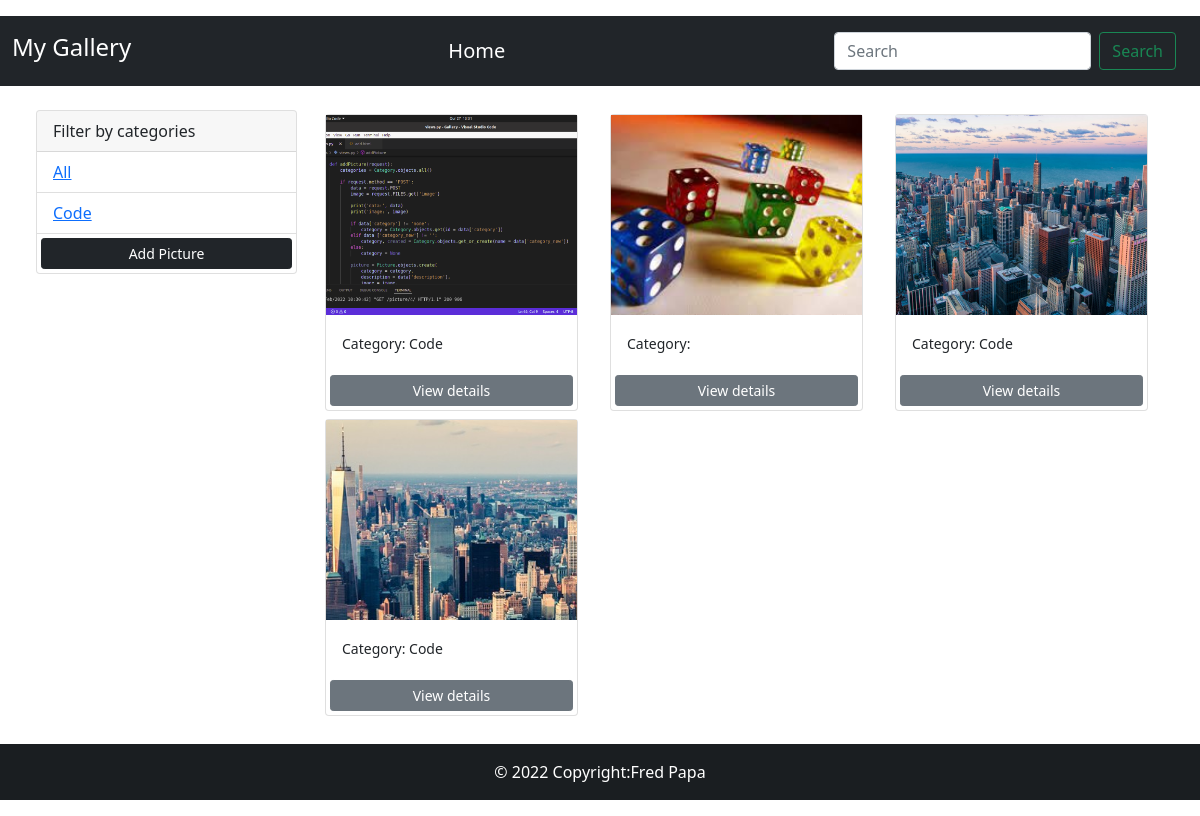
The app's page /, older data.
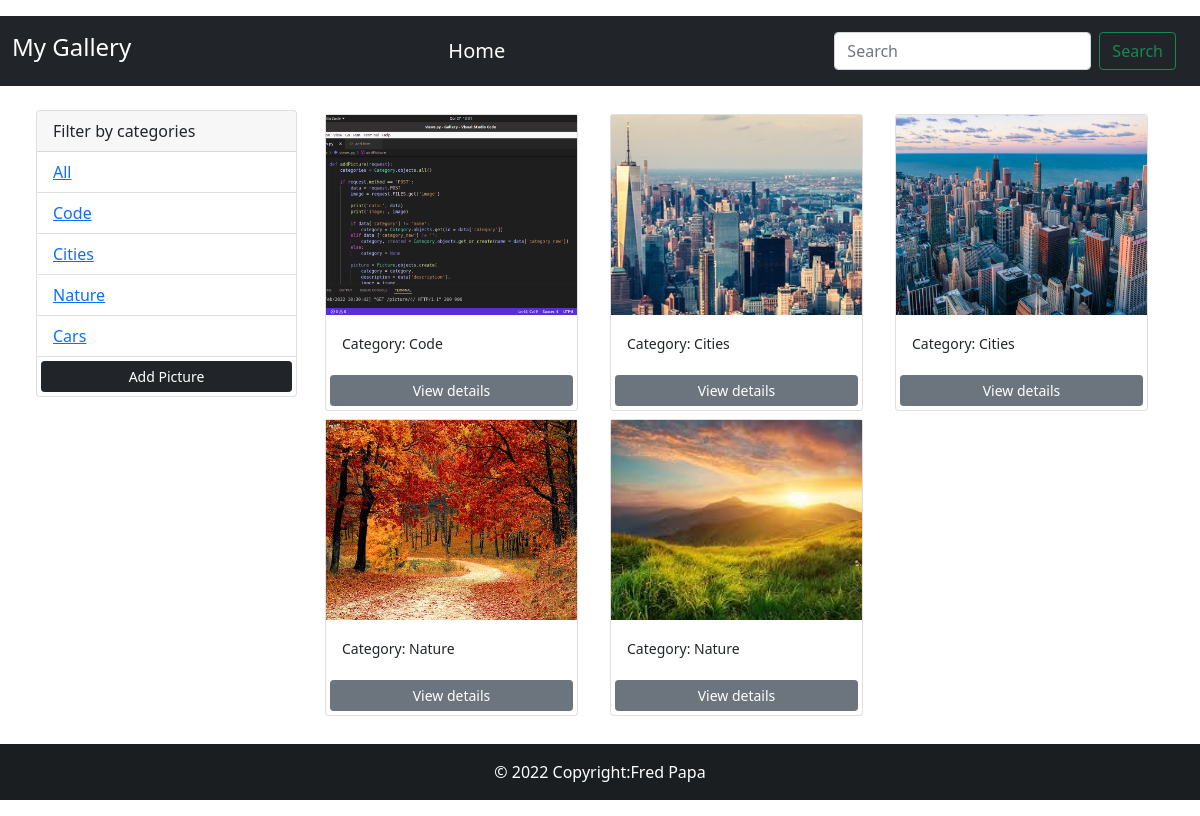
The same page, newer data.
### pictures/models.py (models this page shows, shortened)
class Category(models.Model):
    name = models.CharField(max_length=200, null=False, blank=False)

class Picture(models.Model):
    category = models.ForeignKey(Category, on_delete=models.SET_NULL, null=True)
    image = models.ImageField(null=False, blank=False)
    description = models.TextField()

### pictures/views.py (the view)
# urls.py: path('', views.gallery, name='gallery'),
def gallery(request):
    category = request.GET.get('category')
    if category == None:
        pictures= Picture.objects.all()
    else:
        pictures = Picture.objects.filter(category__name = category)
    categories = Category.objects.all()
    context = {'categories': categories, 'pictures': pictures}
    return render(request, 'pictures/gallery.html', context)

### pictures/templates/pictures/gallery.html (shortened to what this page needs)
<!DOCTYPE html>
<html lang="en">
<head>
    <link href="https://cdn.jsdelivr.net/npm/bootstrap@5.1.3/dist/css/bootstrap.min.css" rel="stylesheet">
</head>
<body class="my-3">
    <nav class="navbar navbar-dark bg-dark">
        <div class="container-fluid">
          <a class="navbar-brand" href="{% url 'gallery' %}">
                <h4>My Gallery</h4>
              </a>
          <a class="navbar-brand" href="{% url 'gallery' %}">
            Home
          </a>
          <nav class="navbar navbar-dark bg-dark">
            <div class="container-fluid">
              <form class="d-flex" method="GET">
                <input class="form-control me-2" name="search-area" type="search" placeholder="Search" aria-label="Search">
                <button class="btn btn-outline-success" type="submit">Search</button>
              </form>
            </div>
          </nav>
        </div>
      </nav>
    <div class="container m-4">
        <div class="row">
            <div class="col-md-3">
                <div class="card">
                    <div class="card-header">
                      Filter by categories
                    </div>
                    <ul class="list-group list-group-flush">
                        <li class="list-group-item">
                            <a href=" {% url 'gallery' %} ">All</a>
                        </li>
                      {% for category in categories %}
                        <li class="list-group-item">
                            <a href=" {% url 'gallery' %}?category={{category.name}}">{{category.name}}</a>
                        </li>
                      {% endfor %}
                        <a href="{% url 'add' %}" class="btn btn-dark btn-block btn-sm m-1">Add Picture</a>
                    </ul>
                  </div>
            </div>
            <div class="col-md-9">
                <div class="row">
                    {% for picture in pictures %}
                    <div class="col-md-4">
                        <div class="card m-1">
                            <img class="image-thumbnail" src="{{picture.image.url}}" class="card-img-top" alt="City Image">
                            <div class="card-body">
                              <small>Category: {{picture.category.name}}</small>
                            </div>
                            <a href="{% url 'picture' picture.id %}" class="btn btn-secondary btn-sm m-1">View details</a>
                        </div>
                    </div>
                    {% empty %}
                    <h4>No pictures found!</h4>
                    {% endfor %}
                </div>
            </div>
        </div>
    </div>
    <footer class="bg-dark text-center text-white">
    <div class="text-center p-3" style="background-color: rgba(0, 0, 0, 0.2);">
      © 2022 Copyright:Fred Papa
    </div>
    </footer>
</body>
</html>

### pictures/templates/pictures/gallery.html (style rules this page uses)
.image-thumbnail { height: 200px; object-fit: cover; }

Row changes from the older to the newer data that the page shows:
removed Picture: image (picture)
removed Picture: image (picture), category.name "Code"
removed Picture: image (picture), category.name "Code"
added Category: name "Cities"
added Category: name "Nature"
added Category: name "Cars"
added Picture: image (picture), category.name "Cities"
added Picture: image (picture), category.name "Cities"
added Picture: image (picture), category.name "Nature"
added Picture: image (picture), category.name "Nature"
